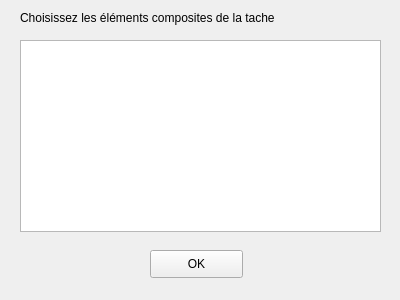
<?xml version="1.0" encoding="UTF-8"?>
<ui version="4.0">
 <class>window_addelements</class>
 <widget class="QWidget" name="window_addelements">
  <property name="geometry">
   <rect>
    <x>0</x>
    <y>0</y>
    <width>400</width>
    <height>300</height>
   </rect>
  </property>
  <property name="windowTitle">
   <string>Form</string>
  </property>
  <widget class="QListView" name="list_taches">
   <property name="geometry">
    <rect>
     <x>20</x>
     <y>40</y>
     <width>361</width>
     <height>192</height>
    </rect>
   </property>
  </widget>
  <widget class="QLabel" name="label">
   <property name="geometry">
    <rect>
     <x>20</x>
     <y>10</y>
     <width>281</width>
     <height>16</height>
    </rect>
   </property>
   <property name="text">
    <string>Choisissez les éléments composites de la tache</string>
   </property>
  </widget>
  <widget class="QPushButton" name="b_ok">
   <property name="geometry">
    <rect>
     <x>150</x>
     <y>250</y>
     <width>93</width>
     <height>28</height>
    </rect>
   </property>
   <property name="text">
    <string>OK</string>
   </property>
  </widget>
 </widget>
 <resources/>
 <connections/>
</ui>
